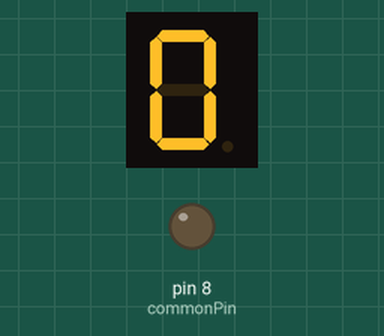
Recording of a sketch running on a simulated Arduino Uno, built with avr-gcc and run on an emulated ATmega328P. On the bench: 1-digit seven-segment display, output pins drawn as LEDs (lit = HIGH). Wiring (inferred from the names in the program): 1-digit 7-segment display, segments lit when LOW: segments pin 10, pin 9, pin 7, pin 6, pin 5, pin 11, pin 12. The segment pins are drawn as the display they are named for; pins used as bus, display or sensor lines are not drawn.

Above: at 0.1 s.
At 1.1 s:
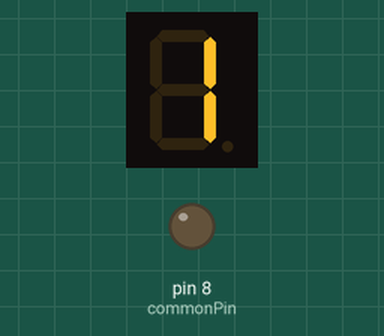
At 2.1 s:
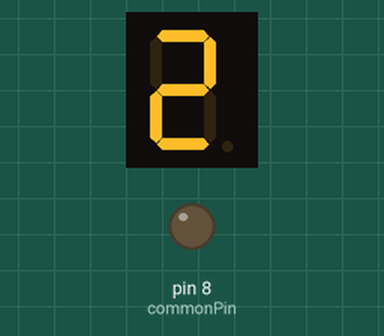
At 4.1 s:
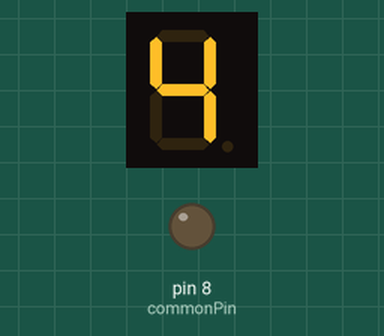
At 6.1 s:
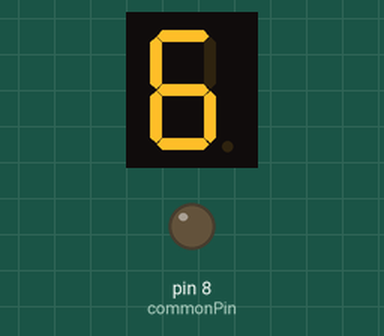
At 9.1 s:
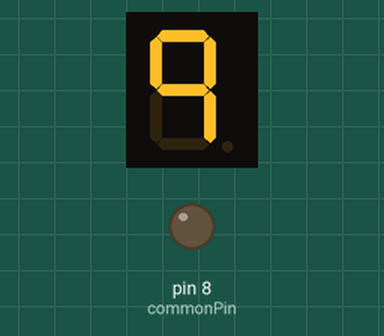

Measured:
- by itself, everything shown: repeats every 10.0 s, in 10 steps
- what the display in image 1 shows lasts 1.0 s, from 1.0 s to 2.0 s

The sketch:

7_Segments_Version_5.ino
```cpp
/* ----- This program is used to control a one digit 7 segment to count from numbers 0-9 using the for loop in the setup. -----
   ----- This means knowing how to set all the pins as an output while putting them in a for() loop that includes:        -----
   ----- initialization, condition and incrementation. Also, this is about knowing how to use the for() and switch() case -----
   ----- function inside the void loop; also knowing how to put the cases inside and how it can move from one case to the -----
   ----- next one. Part of the goal of this is to know the purpose of each pin and know which is connected to which in    -----
   -----     order to which is connected to which in order to know how to diplay  a number from 0-9 in this device.       ----- */

int segmentA = 10; // SegmentA connected to pin 10 of Arduino
int segmentB = 9;  // SegmentB connected to pin 9 of Arduino
int segmentC = 7;  // SegmentC connected to pin 7 of Arduino
int segmentD = 6;  // SegmentD connected to pin 6 of Arduino
int segmentE = 5;  // SegmentE connected to pin 5 of Arduino
int segmentF = 11; // SegmentF connected to pin 11 of Arduino
int segmentG = 12; // SegmentG connected to pin 12 of Arduino
int commonPin =8;  // commonPin connected to pin 8 of Arduino

void setup() {  // This runs the code once

  pinMode(segmentA, OUTPUT); // Sets segment A as an output
  pinMode(segmentB, OUTPUT); // Sets segment B as an output
  pinMode(segmentC, OUTPUT); // Sets segment C as an output
  pinMode(segmentD, OUTPUT); // Sets segment D as an output
  pinMode(segmentE, OUTPUT); // Sets segment E as an output
  pinMode(segmentF, OUTPUT); // Sets segment F as an output
  pinMode(segmentG, OUTPUT); // Sets segment G as an output
  pinMode(commonPin, OUTPUT); // Sets commonPin as an output
}

void loop() {  // This runs the code on loop

  for (int i = 0; i < 10; i++) { // This initialize the "i" and set it to be less than 10 as it increases

    switch(i) { // Display numbers 0-9 using switch case

     case 0: // First case, show Zero

        digitalWrite(segmentA, LOW); // Segment A set to low; turn off
        digitalWrite(segmentB, LOW); // Segment B set to low; turn off
        digitalWrite(segmentC, LOW); // Segment C set to low; turn off
        digitalWrite(segmentD, LOW); // Segment D set to low; turn off
        digitalWrite(segmentE, LOW); // Segment E set to low; turn off
        digitalWrite(segmentF, LOW); // Segment F set to low; turn off
        digitalWrite(segmentG, HIGH); // Segment G set to high; turn on

        break; // Continue

      case 1: // Second case, show One

        digitalWrite(segmentA, HIGH); // Segment A set to high; turn on
        digitalWrite(segmentB, LOW);  // Segment B set to low; turn off
        digitalWrite(segmentC, LOW);  // Segment C set to low; turn off
        digitalWrite(segmentD, HIGH); // Segment D set to high; turn on
        digitalWrite(segmentE, HIGH); // Segment E set to high; turn on
        digitalWrite(segmentF, HIGH); // Segment F set to high; turn on
        digitalWrite(segmentG, HIGH); // Segment G set to high; turn on

        break; // Continue

      case 2: // Third case, show Two

        digitalWrite(segmentA, LOW);  // Segment A set to low; turn off
        digitalWrite(segmentB, LOW);  // Segment B set to low; turn off
        digitalWrite(segmentC, HIGH); // Segment C set to high; turn on
        digitalWrite(segmentD, LOW);  // Segment D set to low; turn off
        digitalWrite(segmentE, LOW);  // Segment E set to low; turn off
        digitalWrite(segmentF, HIGH); // Segment F set to high; turn on
        digitalWrite(segmentG, LOW);  // Segment G set to low; turn off

        break; // Continue

      case 3: // Fourth case, show Three

        digitalWrite(segmentA, LOW);  // Segment A set to low; turn off
        digitalWrite(segmentB, LOW);  // Segment B set to low; turn off
        digitalWrite(segmentC, LOW);  // Segment C set to high; turn on
        digitalWrite(segmentD, LOW);  // Segment D set to low; turn off
        digitalWrite(segmentE, HIGH); // Segment E set to low; turn off
        digitalWrite(segmentF, HIGH); // Segment F set to high; turn on
        digitalWrite(segmentG, LOW);  // Segment G set to low; turn off

        break; // Continue

      case 4: // Fifth case, show Four

        digitalWrite(segmentA, HIGH); // Segment A set to low; turn off
        digitalWrite(segmentB, LOW);  // Segment B set to low; turn off
        digitalWrite(segmentC, LOW);  // Segment C set to high; turn on
        digitalWrite(segmentD, HIGH); // Segment D set to low; turn off
        digitalWrite(segmentE, HIGH); // Segment E set to low; turn off
        digitalWrite(segmentF, LOW);  // Segment F set to high; turn on
        digitalWrite(segmentG, LOW);  // Segment G set to low; turn off

        break; // Continue

      case 5: // Sixth case, show Five

        digitalWrite(segmentA, LOW);  // Segment A set to low; turn off
        digitalWrite(segmentB, HIGH); // Segment B set to low; turn off
        digitalWrite(segmentC, LOW);  // Segment C set to high; turn on
        digitalWrite(segmentD, LOW);  // Segment D set to low; turn off
        digitalWrite(segmentE, HIGH); // Segment E set to low; turn off
        digitalWrite(segmentF, LOW);  // Segment F set to high; turn on
        digitalWrite(segmentG, LOW);  // Segment G set to low; turn off

        break; // Continue

      case 6: // Seventh case, show Six

        digitalWrite(segmentA, LOW);  // Segment A set to low; turn off
        digitalWrite(segmentB, HIGH); // Segment B set to low; turn off
        digitalWrite(segmentC, LOW);  // Segment C set to high; turn on
        digitalWrite(segmentD, LOW);  // Segment D set to low; turn off
        digitalWrite(segmentE, LOW);  // Segment E set to low; turn off
        digitalWrite(segmentF, LOW);  // Segment F set to high; turn on
        digitalWrite(segmentG, LOW);  // Segment G set to low; turn off

        break; // Continue

      case 7: // Eighth case, show Seven

        digitalWrite(segmentA, LOW);  // Segment A set to low; turn off
        digitalWrite(segmentB, LOW);  // Segment B set to low; turn off
        digitalWrite(segmentC, LOW);  // Segment C set to high; turn on
        digitalWrite(segmentD, HIGH); // Segment D set to low; turn off
        digitalWrite(segmentE, HIGH); // Segment E set to low; turn off
        digitalWrite(segmentF, HIGH); // Segment F set to high; turn on
        digitalWrite(segmentG, HIGH); // Segment G set to low; turn off

        break; // Continue

      case 8: // Ninth case, show Eight

        digitalWrite(segmentA, LOW);  // Segment A set to low; turn off
        digitalWrite(segmentB, LOW);  // Segment B set to low; turn off
        digitalWrite(segmentC, LOW);  // Segment C set to high; turn on
        digitalWrite(segmentD, LOW);  // Segment D set to low; turn off
        digitalWrite(segmentE, LOW);  // Segment E set to low; turn off
        digitalWrite(segmentF, LOW);  // Segment F set to high; turn on
        digitalWrite(segmentG, LOW);  // Segment G set to low; turn off

        break; // Continue

      case 9: // Tenth case, show Nine

        digitalWrite(segmentA, LOW);   // Segment A set to low; turn off
        digitalWrite(segmentB, LOW);   // Segment B set to low; turn off
        digitalWrite(segmentC, LOW);   // Segment C set to high; turn on
        digitalWrite(segmentD, HIGH);  // Segment D set to low; turn off
        digitalWrite(segmentE, HIGH);  // Segment E set to low; turn off
        digitalWrite(segmentF, LOW);   // Segment F set to high; turn on
        digitalWrite(segmentG, LOW);   // Segment G set to low; turn off

        break; // Continue

    } // End of Cases

    delay(1000); // Delay for 1 second

  } // End of for() loop

} // End of loop
```
